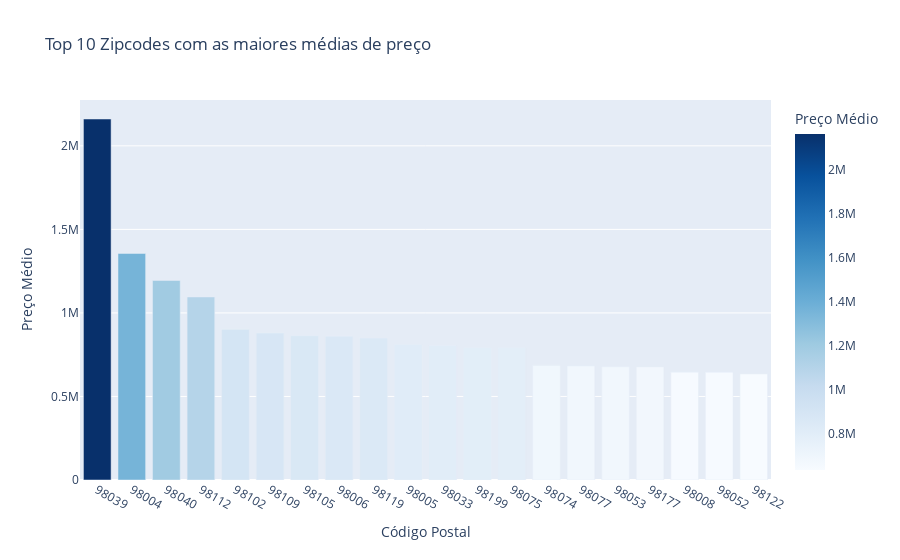

Notebook code cell kept with this figure:
### Code cell
px.bar(df_zip_price, x='zipcode', y='price',
             title="Top 10 Zipcodes com as maiores médias de preço",
             labels={'zipcode': 'Código Postal', 'price': 'Preço Médio'},
             color='price', color_continuous_scale='Blues')

### Figure 1 — Plotly figure (JSON) as saved in the notebook; plotly's stock layout.template omitted (floating-point values rounded to 4 significant figures)
{"data": [{"alignmentgroup": "True", "hovertemplate": "Código Postal=%{x}<br>Preço Médio=%{marker.color}<extra></extra>", "legendgroup": "", "marker": {"color": [2161000.0, 1356000.0, 1194000.0, 1095000.0, 901300.0, 879600.0, 862800.0, 859700.0, 849400.0, 810200.0, 803700.0, 791800.0, 790600.0, 685600.0, 682800.0, 678200.0, 676200.0, 645500.0, 645200.0, 634400.0], "coloraxis": "coloraxis", "pattern": {"shape": ""}}, "name": "", "offsetgroup": "", "orientation": "v", "showlegend": false, "textposition": "auto", "type": "bar", "x": ["98039", "98004", "98040", "98112", "98102", "98109", "98105", "98006", "98119", "98005", "98033", "98199", "98075", "98074", "98077", "98053", "98177", "98008", "98052", "98122"], "xaxis": "x", "y": [2161000.0, 1356000.0, 1194000.0, 1095000.0, 901300.0, 879600.0, 862800.0, 859700.0, 849400.0, 810200.0, 803700.0, 791800.0, 790600.0, 685600.0, 682800.0, 678200.0, 676200.0, 645500.0, 645200.0, 634400.0], "yaxis": "y"}], "layout": {"barmode": "relative", "coloraxis": {"colorbar": {"title": {"text": "Preço Médio"}}, "colorscale": [[0, "rgb(247,251,255)"], [0.125, "rgb(222,235,247)"], [0.25, "rgb(198,219,239)"], [0.375, "rgb(158,202,225)"], [0.5, "rgb(107,174,214)"], [0.625, "rgb(66,146,198)"], [0.75, "rgb(33,113,181)"], [0.875, "rgb(8,81,156)"], [1, "rgb(8,48,107)"]]}, "legend": {"tracegroupgap": 0}, "title": {"text": "Top 10 Zipcodes com as maiores médias de preço"}, "xaxis": {"anchor": "y", "domain": [0, 1], "title": {"text": "Código Postal"}}, "yaxis": {"anchor": "x", "domain": [0, 1], "title": {"text": "Preço Médio"}}}}
